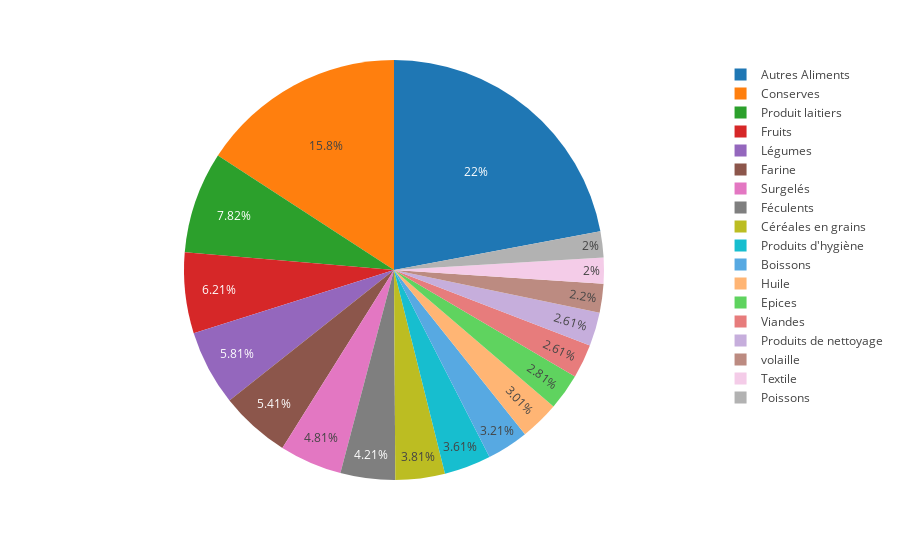

Notebook cell for this chart:
### Code cell
df=pd.read_csv("MyDataset.csv") 
fig_pie = px.pie(data_frame=df,names='Type de marchandise',template="gridon")
fig_pie

### Figure 1 — Plotly figure (JSON) as saved in the notebook; plotly's stock layout.template omitted (floating-point values rounded to 4 significant figures; data arrays with more than 128 entries replaced by an {"elided": "..."} marker saying what was removed)
{"data": [{"domain": {"x": [0, 1], "y": [0, 1]}, "hovertemplate": "Type de marchandise=%{label}<extra></extra>", "labels": {"elided": "499 str values"}, "legendgroup": "", "name": "", "showlegend": true, "type": "pie"}], "layout": {"legend": {"tracegroupgap": 0}, "margin": {"t": 60}}}
